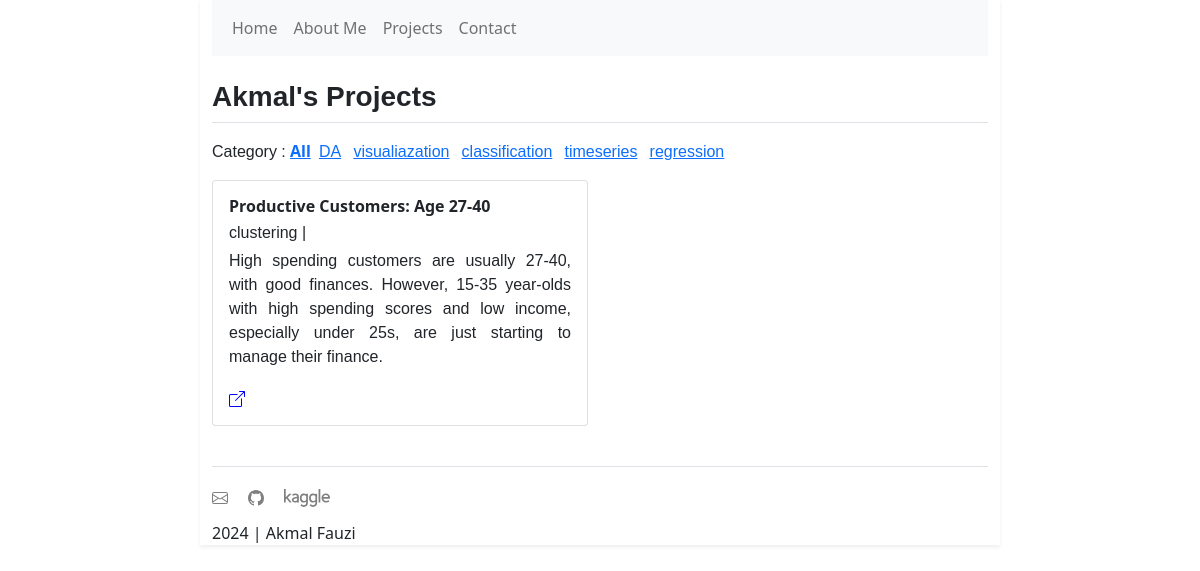
Page /projects/category/clustering/1 on the committed database.
### projects/models.py (models this page shows, shortened)
class category(models.Model):
    name = models.CharField(max_length=50)
    def __str__(self):
        return self.name

class projects(models.Model):
    title = models.CharField(max_length=60)
    description = models.TextField(max_length=200)
    link = models.URLField()
    categories = models.ManyToManyField(category)
    published = models.DateTimeField(auto_now_add=True, blank=True, null=True)
    updated = models.DateTimeField(auto_now=True, blank=True, null=True)

### projects/views.py (the view)
# urls.py: path("category/<str:category>/<int:page>", CategoryProjectsListView.as_view(), name="category")
class CategoryProjectsListView(ListView):
    model = projects
    template_name = "projects/projects_category.html"
    context_object_name = "list_projects"
    ordering = ['-published']
    paginate_by = 4
    def get_queryset(self):
        self.queryset = self.model.objects.filter(categories__name=self.kwargs["category"])
        return super().get_queryset()
    def get_context_data(self, *args, **kwargs):
        context = super().get_context_data(*args, **kwargs)
        from .models import category  # Import the Category model
        excluded_category_name = self.kwargs["category"]
        category_list = category.objects.exclude(name=excluded_category_name)
        context['category_list'] = category_list
        return context

### projects/templates/projects/projects_category.html (shortened to what this page needs)
{% extends 'base.html' %}  {% block name %}
<section class="border-bottom mt-4">
  <h3>Akmal's Projects</h3>
</section>
{% endblock name %} {% block content %}
<section class="mt-3">
  <span class="text">Category :</span>
  <a href="{% url 'projects:index' 1 %}" class="fw-bold">All</a>
  {% for category in category_list %}
  <span class="text mx-1"
    ><a href="{% url 'projects:category' category 1 %}">{{ category }}</a></span
  >
  {% endfor %}
</section>
<section id="projects" class="border-bottom mt-3 pb-3">
  <div class="row mb-3">
    {% for project in list_projects %}
    <div class="col-sm-6 d-flex mb-2">
      <div class="card flex-fill">
        <div class="card-body">
          <h5 class="card-title fs-6 fw-bold mb-1">{{project.title}}</h5>
          {% for category in project.categories.all %}
          <span class="text">{{category}} |</span>
          {% endfor %}
          <p class="card-text text mt-1">{{project.description}}</p>
          <a href="{{project.link}}" class="btn-link">
          </a>
        </div>
      </div>
    </div>
    {% endfor %}
  </div>
</section>
 {% endblock content %}

### static/style/mystyle.css (style rules this page uses)
h2,h3 { font-family: Arial, Helvetica, sans-serif; font-weight: bold; }
.text { font-family:'Gill Sans', 'Gill Sans MT', Calibri, 'Trebuchet MS', sans-serif; text-align: justify; }

### rows in the picture
category: name "DA"
category: name "visualiazation"
category: name "classification"
category: name "timeseries"
category: name "regression"
projects: title "Productive Customers: Age 27-40", description "High spending customers are usually 27-40, with good finances. However, 15-35 year-olds with high spending scores and low income, especially under 25s, are just starting to manage their finance."
category: name "clustering"
